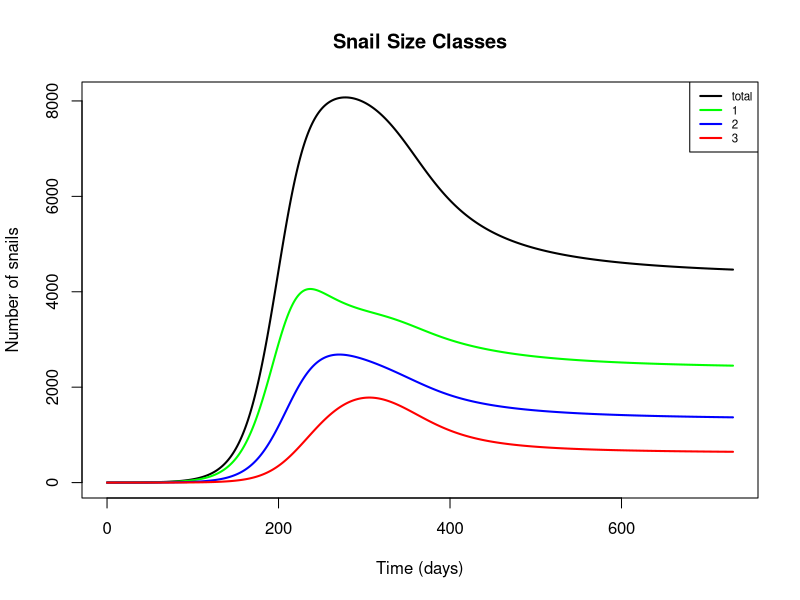
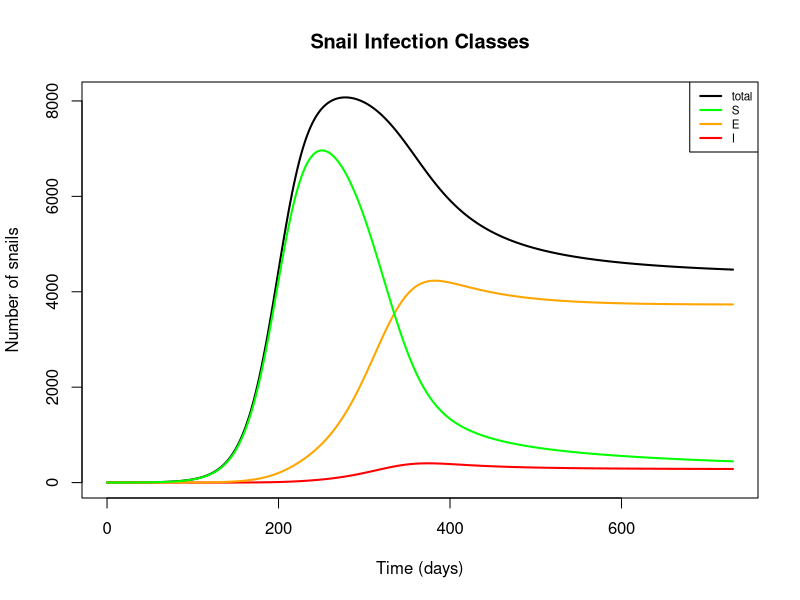
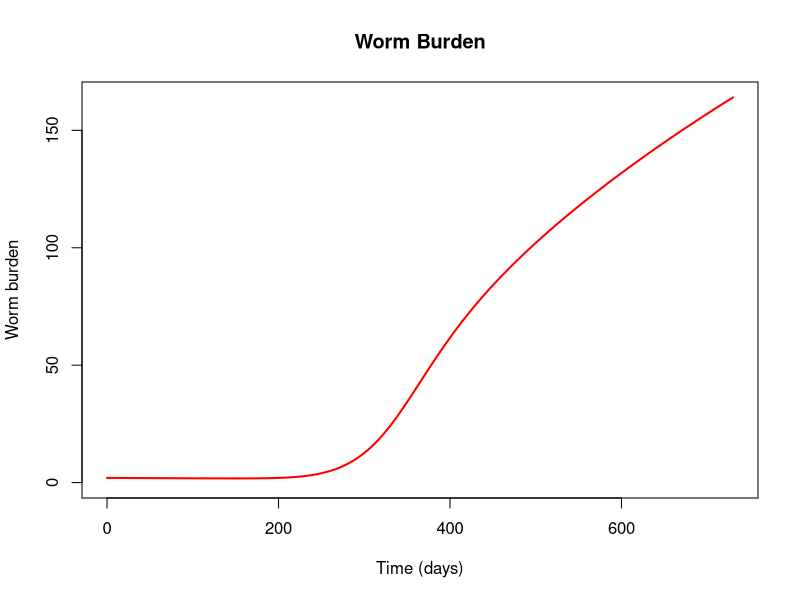

Write R code to recreate these figures, in order.
## Epidemiological model including snail size classes; no predation

## To-do list:
  # Tune parameters, draw estimates from literature as necessary
  # May want to consider a few aspects of snail dynamics further, e.g.: 
      # Should small snails be able to get infected at all?
      # Should exposed snails be able to reproduce at a reduced rate?
      # Should growth rates differ by infection status?
      # Area scaling on beta and lambda?
      # Think a little more about diagonal transitions, if even necessary
  # Come up with R0 expression?

require(deSolve)

snail_epi = function(t, n, parameters) { 
  with(as.list(parameters),{
    
    S1=n[1]
    S2=n[2]
    S3=n[3]
    E1=n[4]
    E2=n[5]
    E3=n[6]
    I2=n[7]
    I3=n[8]
    W=n[9]
    
    S = S1+S2+S3  # Total susceptible snails
    E = E1+E2+E3  # Total exposed snails
    I = I2+I3     # Total infected snails
    N = S+E+I     # Total number of snails
    M = m*0.5*W   # Miracidial density as a function of mean worm burden (W) and miracidial shedding rate (m)
                  # Note: add mating function?
    
    dS1dt = f*(1-N/(Kn*A))*(S2+S3+z*(E2+E3)) - muN1*S1 - psi1*S1 - g1*S1 - (beta/A)*M*H*S1
    
    dS2dt = g1*S1 - muN2*S2 - psi2*S2 - g2*S2 - (beta/A)*M*H*S2
    
    dS3dt = g2*S2 - muN3*S3 - psi3*S3 - (beta/A)*M*H*S3
    
    dE1dt = (beta/A)*M*H*S1 - muN1*E1 - psi1*E1 - g1*E1 - sigma*X*E1
    
    dE2dt = (beta/A)*M*H*S2 + g1*E1 - muN2*E2 - psi2*E2 - g2*E2 - sigma*E2
    
    dE3dt = (beta/A)*M*H*S3 + g2*E2 - muN3*E3 - psi3*E3 - sigma*E3
    
    dI2dt = sigma*X*E1 + sigma*(1-rho)*E2 - (muN2 + muI)*I2 - psi2*I2 - g2*I2
    
    dI3dt = sigma*rho*E2 + sigma*E3 + g2*I2 - (muN3 + muI)*I3 - psi3*I3
    
    dWdt = (lambda/A)*I2 + theta*(lambda/A)*I3 - (muW + muH)*W
    
    
    return(list(c(dS1dt, dS2dt, dS3dt, dE1dt, dE2dt, dE3dt, dI2dt, dI3dt, dWdt)))
  }) 
} 

# Set initial values and parameters
nstart = c(S1 = 1, S2 = 0, S3 = 0, E1 = 0, E2 = 0, E3 = 0, I2 = 0, I3 = 0, W = 2)
time = seq(0,365*2,1)

parameters=c(
  ## Location parameters
  A = 200,           # Area of site of interest, m^2
  H = 1000,          # Human population at site of interest
  
  ## Reproductive parameters
  f = 0.26,          # Birth rate of adult snails (snails/reproductive snail/day, including survival to detection; more like a recruitment rate)
  Kn = 50,           # Carrying capacity of snails (snails/m^2), from Sokolow et al. 2015
  z = 0.5,           # Fraction of exposed snails that can reproduce, from Sokolow et al. 2015
  
  ## Snail mortality parameters
  muN1 = 1/40,       # Natural mortality rate of small snails (deaths/snail/day; assume mean lifespan = 50 days)
  muN2 = 1/50,       # Natural mortality rate of medium snails (deaths/snail/day; assume mean lifespan = 50 days)
  muN3 = 1/60,       # Natural mortality rate of large snails (deaths/snail/day; assume mean lifespan = 50 days)
  muI = 1/10,        # Additional mortality rate of shedding snails as a result of infection, from Sokolow et al. 2015
  
  ## Predation parameters
  psi1 = 0,          # Predation rate of prawns on small snails, ignored in this model
  psi2 = 0,          # Predation rate of prawns on medium snails, ignored in this model
  psi3 = 0,          # Predation rate of prawns on large snails, ignored in this model
  
  ## Snail growth parameters
  g1 = 1/37,         # Growth rate of small snails (size class transition rate, in terms of days to grow 4mm; adapted from McCreesh et al. 2014, assuming water temp. of 25 C)
  g2 = 1/62,         # Growth rate of medium snails (size class transition rate, in terms of days to grow 4mm; adapted from McCreesh et al. 2014, assuming water temp. of 25 C)
  
  ## Infection parameters
  beta = 8e-4,       # Human-to-snail infection probability (infected snails/miracidia/snail/day), from Sokolow et al. 2015, scaled to 1 m^2
  m = 0.8,           # Miracidial shedding rate per adult female worm divided by miracidial mortality, from Sokolow et al. 2015
  sigma = 1/50,      # Latent period for exposed snails (infectious snails/exposed snail/day), from Sokolow et al. 2015
  X = 0,             # Fraction of exposed small snails that convert directly to medium shedding (ignored for now)
  rho = 0,           # Fraction of exposed medium snails that convert directly to large shedding (ignored for now)
  lambda = 0.1,      # Snail-to-human infection probability (composite including cercarial shedding, mortality, infection, survival to patency); from Sokolow et al. 2015, scaled to 1 m^2
  theta = 5,         # Scale factor describing increase in cercarial shedding rate in larger snails; from Chu & Dawood 1970 (estimated to be between 2 and 10)
  
  ## Schisto mortality parameters
  muW = 1/(3.3*365), # Natural mortality rate of adult worms in humans, assuming average lifespan of 3.3 years, from Sokolow et al. 2015
  muH = 1/(60*365)   # Natural mortality of humans (contributing to worm mortality), assuming average lifespan of 60 years, from Sokolow et al. 2015
)


# Run & plot
output_s.epi=as.data.frame(ode(nstart,time,snail_epi,parameters))
output_s.epi$S.t = output_s.epi$S1 + output_s.epi$S2 + output_s.epi$S3    # Total susceptible snails
output_s.epi$E.t = output_s.epi$E1 + output_s.epi$E2 + output_s.epi$E3    # Total exposed snails 
output_s.epi$I.t = output_s.epi$I2 + output_s.epi$I3                      # Total infected snails
output_s.epi$N.t = output_s.epi$S.t + output_s.epi$E.t + output_s.epi$I.t # Total snails
output_s.epi$t.1 = output_s.epi$S1 + output_s.epi$E1                      # Total snails of size class 1
output_s.epi$t.2 = output_s.epi$S2 + output_s.epi$E2 + + output_s.epi$I2  # Total snails of size class 2
output_s.epi$t.3 = output_s.epi$S3+ output_s.epi$E3 + + output_s.epi$I3   # Total snails of size class 3
  
plot(x = output_s.epi$time, y = output_s.epi$N.t, type = 'l', col = 'black', lwd=2, xlab = 'Time (days)', 
     ylab = 'Number of snails', ylim = c(0,max(output_s.epi$N.t)),
     main = 'Snail Size Classes')
  lines(output_s.epi$time, output_s.epi$t.1, col = 'green', lwd = 2)
  lines(output_s.epi$time, output_s.epi$t.2, col = 'blue', lwd = 2)
  lines(output_s.epi$time, output_s.epi$t.3, col = 'red', lwd = 2)
  legend('topright', legend = c('total', '1', '2', '3'), lwd = 2, col = c('black', 'green', 'blue', 'red'), cex = 0.7)
  
plot(x = output_s.epi$time, y = output_s.epi$N.t, type = 'l', col = 'black', lwd=2, xlab = 'Time (days)', 
     ylab = 'Number of snails', ylim = c(0,max(output_s.epi$N.t)), 
     main = 'Snail Infection Classes')
  lines(output_s.epi$time, output_s.epi$I.t, col = 'red', lwd = 2)
  lines(output_s.epi$time, output_s.epi$E.t, col = 'orange', lwd = 2)
  lines(output_s.epi$time, output_s.epi$S.t, col = 'green', lwd = 2)
  legend('topright', legend = c('total', 'S', 'E', 'I'), lwd = 2, col = c('black', 'green', 'orange', 'red'), cex = 0.7)

plot(x = output_s.epi$time, y = output_s.epi$W, type = 'l', col = 'red', lwd=2, xlab = 'Time (days)', 
     ylab = 'Worm burden', ylim = c(0,max (output_s.epi$W)),
     main = 'Worm Burden')
